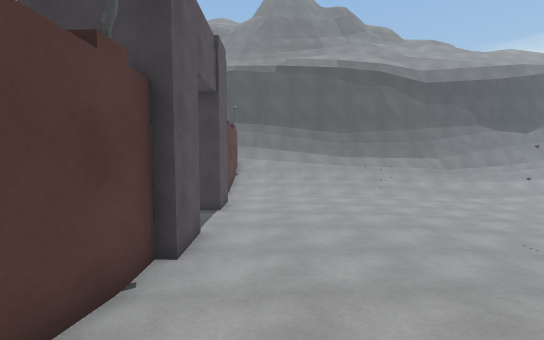
view 1 (above)

15 first-person views from a walk through a scene from a Unity 3-D project. The camera is 1.5 m above the floor, tilts 4° down and sees 90° across. The floor is counted in squares, 1 m on a side. Each view is taken from the middle of a square. On the plan, view 1 faces up. The plan holds only what a view shows up to about 14 squares ahead; the rest is blank. The place goes on beyond the plan. Surface patterns are stand-ins for the level's own textures.

view 2
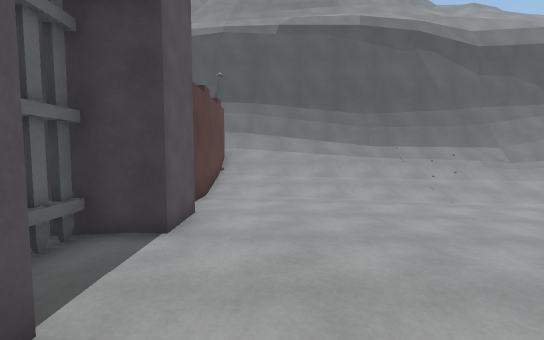

view 3
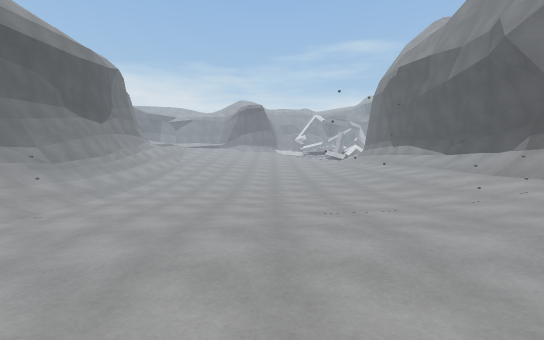

view 4
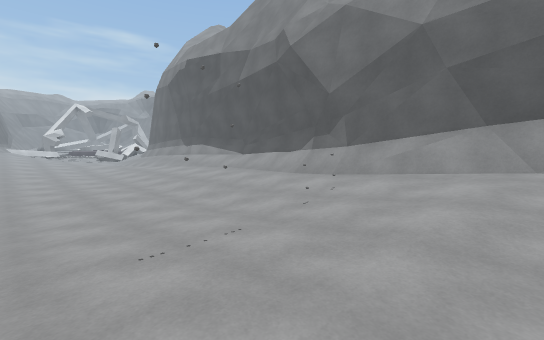

view 5
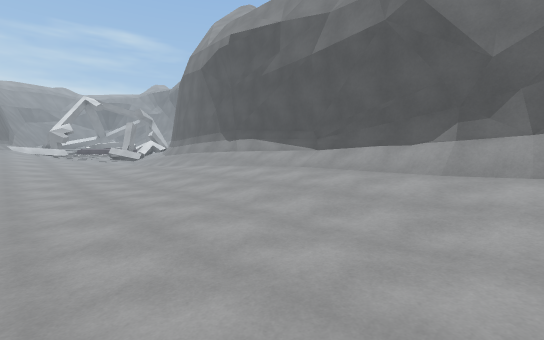

view 6
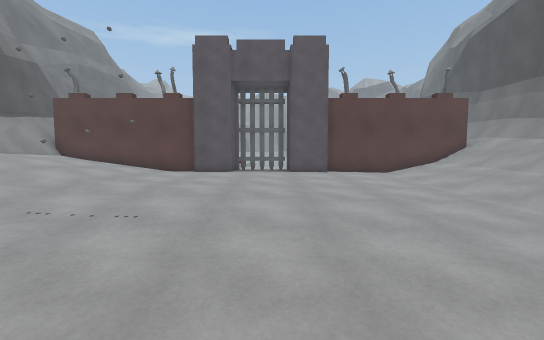

view 7
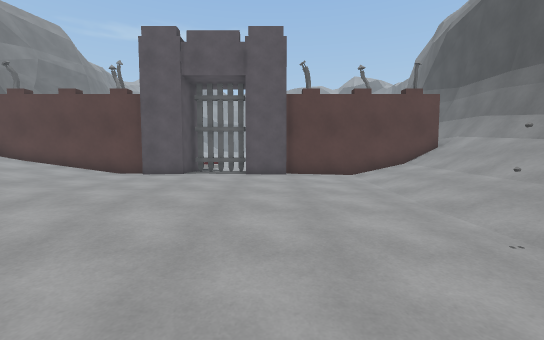

view 8
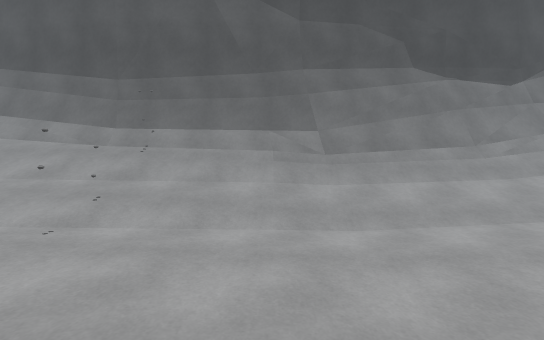

view 9
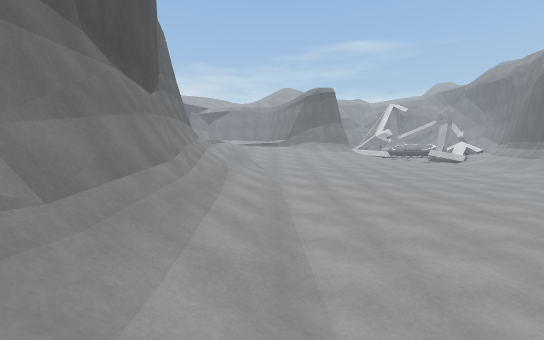

view 10
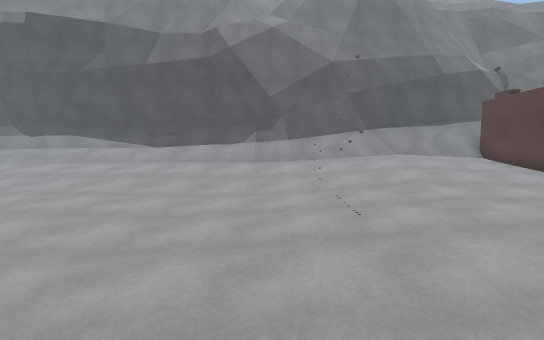

view 11
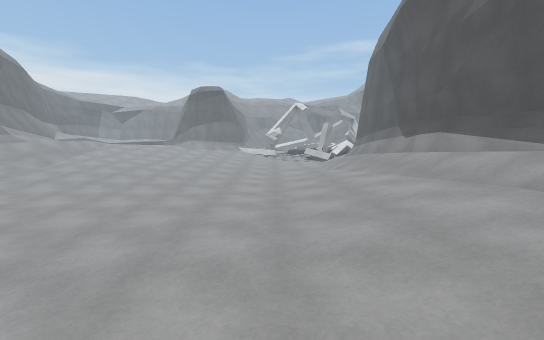

view 12
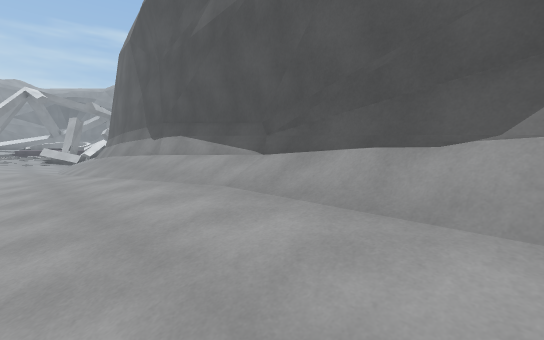

view 13
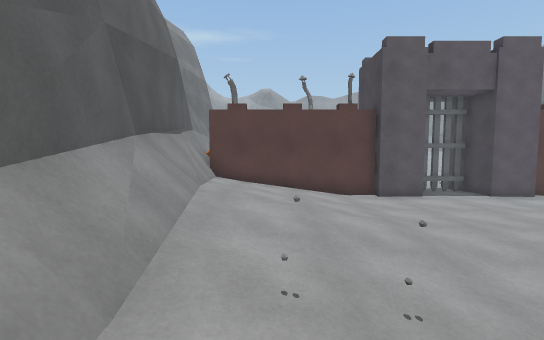

view 14
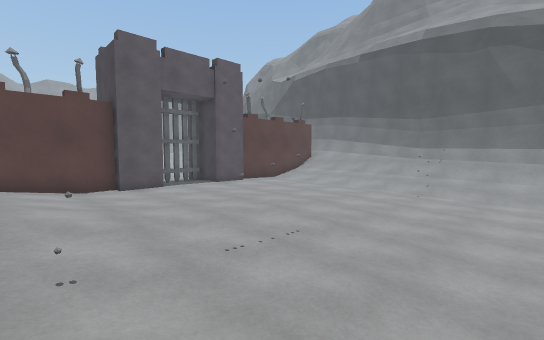

view 15
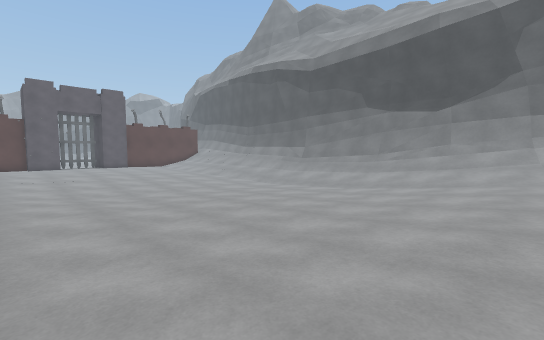

### Floor plan
Key: @ floor where view 1 was taken; # wall or solid block; . main floor; : floor 0.25 m higher than the main floor; - floor 0.25 m lower than the main floor; + floor 0.5 m higher than the main floor; _ floor 0.5 m lower than the main floor; * floor 0.75 m higher than the main floor; / step, stairs or slope; = window, fence, low wall or low ledge; O other object.
Columns run from 5 left of view 1 to 23 right of it. Each row starts with its distance up from view 1.
 21                           ###
 20  ########          #########=
 19   =====#################===//
 18   #////////=//==/////////////
 17   #//////////////////////////
 16   #:::::::/#///////////////:+
 15   #.......////-_____----..:::
 14   #......--#---_____----...::
 13   #.......-----_____-----..::
 12   #.......-----_____-----...:
 11    O......-----____------...:
 10 OOOO.......----____-------..:
  9  O.........----____-------...
  8  O..........---____-------...
  7  OOO.......#----__--------...
  6 OO O........-------------....
  5   #........#.------------....
  4   #..:::::....----...........
  3   #:::::+:::................:
  2   #:+++++++::::::::::::::::::
  1   #+++***++=+++++++++++++++++
  0   #**@******///*****/////////
 -1   #*/=====#####///////==#####
 -2 ##########################
 -3  ##

Positions as (right, up) in squares from view 1, and headings:
1: (0, 0), facing up
2: (0, 5), facing up
3: (-1, 8), facing right
4: (2, 8), facing down-right
5: (7, 8), facing down-right
6: (11, 9), facing left
7: (10, 11), facing left
8: (10, 10), facing up
9: (9, 16), facing right
10: (8, 12), facing down
11: (9, 4), facing right
12: (9, 3), facing down-right
13: (9, 1), facing left
14: (10, 2), facing up-left
15: (23, 4), facing up-left
